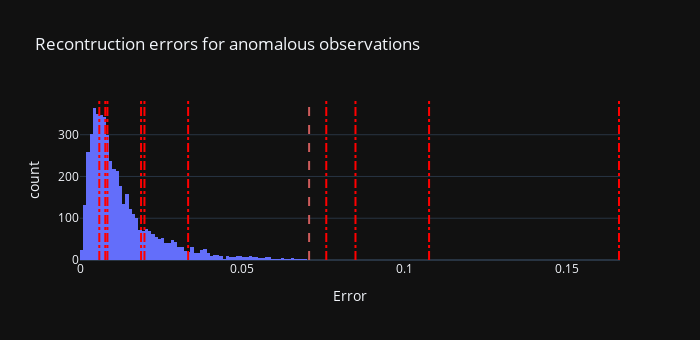

Notebook code for this chart:
### Markdown cell above
Now test anomalous images

### Code cell
test_dir = '../Datasets/anomalies_labelled/yes'
acc, file_count = test_anomalies(test_dir, ae, errors, thresh, is_anomaly=True, show_images=False, show_err_plt=True)
print(f'Accuracy scored: {acc * 100}% (out of {file_count} samples)')

### Figure 1 — Plotly figure (JSON) as saved in the notebook; plotly's stock layout.template omitted (floating-point values rounded to 4 significant figures; data arrays with more than 128 entries replaced by an {"elided": "..."} marker saying what was removed)
{"data": [{"alignmentgroup": "True", "bingroup": "x", "hovertemplate": "Error=%{x}<br>count=%{y}<extra></extra>", "legendgroup": "", "marker": {"color": "#636efa"}, "name": "", "offsetgroup": "", "orientation": "v", "showlegend": false, "type": "histogram", "x": {"elided": "5000 float values"}, "xaxis": "x", "yaxis": "y"}], "layout": {"barmode": "relative", "height": 340, "legend": {"tracegroupgap": 0}, "shapes": [{"line": {"color": "indianred", "dash": "dash", "width": 2}, "type": "line", "x0": 0.07063, "x1": 0.07063, "xref": "x", "y0": 0, "y1": 1, "yref": "paper"}, {"line": {"color": "red", "dash": "dashdot", "width": 2}, "type": "line", "x0": 0.1076, "x1": 0.1076, "xref": "x", "y0": 0, "y1": 1, "yref": "paper"}, {"line": {"color": "red", "dash": "dashdot", "width": 2}, "type": "line", "x0": 0.08493, "x1": 0.08493, "xref": "x", "y0": 0, "y1": 1, "yref": "paper"}, {"line": {"color": "red", "dash": "dashdot", "width": 2}, "type": "line", "x0": 0.00595, "x1": 0.00595, "xref": "x", "y0": 0, "y1": 1, "yref": "paper"}, {"line": {"color": "red", "dash": "dashdot", "width": 2}, "type": "line", "x0": 0.01987, "x1": 0.01987, "xref": "x", "y0": 0, "y1": 1, "yref": "paper"}, {"line": {"color": "red", "dash": "dashdot", "width": 2}, "type": "line", "x0": 0.01883, "x1": 0.01883, "xref": "x", "y0": 0, "y1": 1, "yref": "paper"}, {"line": {"color": "red", "dash": "dashdot", "width": 2}, "type": "line", "x0": 0.008457, "x1": 0.008457, "xref": "x", "y0": 0, "y1": 1, "yref": "paper"}, {"line": {"color": "red", "dash": "dashdot", "width": 2}, "type": "line", "x0": 0.007799, "x1": 0.007799, "xref": "x", "y0": 0, "y1": 1, "yref": "paper"}, {"line": {"color": "red", "dash": "dashdot", "width": 2}, "type": "line", "x0": 0.03334, "x1": 0.03334, "xref": "x", "y0": 0, "y1": 1, "yref": "paper"}, {"line": {"color": "red", "dash": "dashdot", "width": 2}, "type": "line", "x0": 0.07593, "x1": 0.07593, "xref": "x", "y0": 0, "y1": 1, "yref": "paper"}, {"line": {"color": "red", "dash": "dashdot", "width": 2}, "type": "line", "x0": 0.1662, "x1": 0.1662, "xref": "x", "y0": 0, "y1": 1, "yref": "paper"}], "title": {"text": "Recontruction errors for anomalous observations"}, "width": 700, "xaxis": {"anchor": "y", "autorange": true, "domain": [0, 1], "range": [3.036e-18, 0.1665], "title": {"text": "Error"}, "type": "linear"}, "yaxis": {"anchor": "x", "autorange": true, "domain": [0, 1], "range": [0, 383.2], "title": {"text": "count"}}}}
